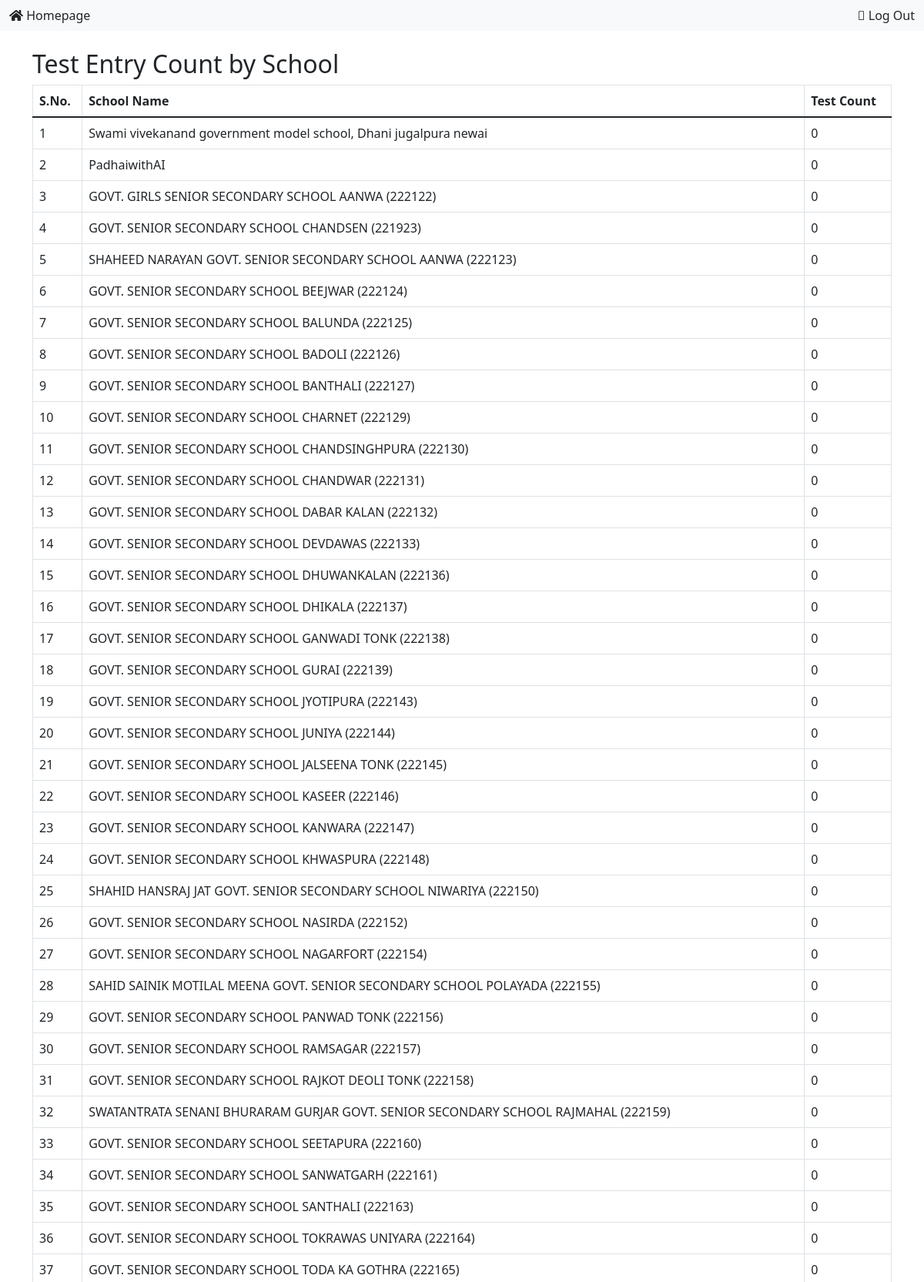
The app's page /report/schools-with-test-counts/ (signed in, upper part) with its own data.
### school_app/models.py (models this page shows, shortened)
class School(models.Model):
    name = models.CharField(max_length=100)
    admin = models.OneToOneField(CustomUser, on_delete=models.CASCADE, related_name='administered_school')
    created_by = models.ForeignKey(CustomUser, on_delete=models.CASCADE, related_name='created_schools', null=True)
    created_at = models.DateTimeField(auto_now_add=True)

### school_app/views.py (the view)
# urls.py: path('report/schools-with-test-counts/', views.schools_with_test_counts, name='schools_with_test_counts'),
@login_required
def schools_with_test_counts(request):
    schools = School.objects.annotate(test_count=Count('student__marks__test')).order_by('-test_count')
    context = {'schools': schools}
    return render(request, 'schools_with_test_counts.html', context)

### school_app/templates/schools_with_test_counts.html (shortened to what this page needs)
{% extends 'school_app/base.html' %}
{% block content %}
<h2>Test Entry Count by School</h2>
<table class="table table-bordered">
  <thead>
    <tr>
      <th>S.No.</th>
      <th>School Name</th>
      <th>Test Count</th>
    </tr>
  </thead>
  <tbody>
    {% for school in schools %}
      <tr>
        <td>{{ forloop.counter }}</td>
        <td>{{ school.name }}</td>
        <td>{{ school.test_count }}</td>
      </tr>
    {% empty %}
      <tr>
        <td colspan="2">No schools with test entries found.</td>
      </tr>
    {% endfor %}
  </tbody>
</table>
{% endblock %}

### records on screen
School: name "Swami vivekanand government model school, Dhani jugalpura newai", test_count "0"
School: name "PadhaiwithAI", test_count "0"
School: name "GOVT. GIRLS SENIOR SECONDARY SCHOOL AANWA (222122)", test_count "0"
School: name "GOVT. SENIOR SECONDARY SCHOOL CHANDSEN (221923)", test_count "0"
School: name "SHAHEED NARAYAN GOVT. SENIOR SECONDARY SCHOOL AANWA (222123)", test_count "0"
School: name "GOVT. SENIOR SECONDARY SCHOOL BEEJWAR (222124)", test_count "0"
School: name "GOVT. SENIOR SECONDARY SCHOOL BALUNDA (222125)", test_count "0"
School: name "GOVT. SENIOR SECONDARY SCHOOL BADOLI (222126)", test_count "0"
School: name "GOVT. SENIOR SECONDARY SCHOOL BANTHALI (222127)", test_count "0"
School: name "GOVT. SENIOR SECONDARY SCHOOL CHARNET (222129)", test_count "0"
School: name "GOVT. SENIOR SECONDARY SCHOOL CHANDSINGHPURA (222130)", test_count "0"
School: name "GOVT. SENIOR SECONDARY SCHOOL CHANDWAR (222131)", test_count "0"
School: name "GOVT. SENIOR SECONDARY SCHOOL DABAR KALAN (222132)", test_count "0"
School: name "GOVT. SENIOR SECONDARY SCHOOL DEVDAWAS (222133)", test_count "0"
School: name "GOVT. SENIOR SECONDARY SCHOOL DHUWANKALAN (222136)", test_count "0"
School: name "GOVT. SENIOR SECONDARY SCHOOL DHIKALA (222137)", test_count "0"
School: name "GOVT. SENIOR SECONDARY SCHOOL GANWADI TONK (222138)", test_count "0"
School: name "GOVT. SENIOR SECONDARY SCHOOL GURAI (222139)", test_count "0"
School: name "GOVT. SENIOR SECONDARY SCHOOL JYOTIPURA (222143)", test_count "0"
School: name "GOVT. SENIOR SECONDARY SCHOOL JUNIYA (222144)", test_count "0"
School: name "GOVT. SENIOR SECONDARY SCHOOL JALSEENA TONK (222145)", test_count "0"
School: name "GOVT. SENIOR SECONDARY SCHOOL KASEER (222146)", test_count "0"
School: name "GOVT. SENIOR SECONDARY SCHOOL KANWARA (222147)", test_count "0"
School: name "GOVT. SENIOR SECONDARY SCHOOL KHWASPURA (222148)", test_count "0"
School: name "SHAHID HANSRAJ JAT GOVT. SENIOR SECONDARY SCHOOL NIWARIYA (222150)", test_count "0"
School: name "GOVT. SENIOR SECONDARY SCHOOL NASIRDA (222152)", test_count "0"
School: name "GOVT. SENIOR SECONDARY SCHOOL NAGARFORT (222154)", test_count "0"
School: name "SAHID SAINIK MOTILAL MEENA GOVT. SENIOR SECONDARY SCHOOL POLAYADA (222155)", test_count "0"
School: name "GOVT. SENIOR SECONDARY SCHOOL PANWAD TONK (222156)", test_count "0"
School: name "GOVT. SENIOR SECONDARY SCHOOL RAMSAGAR (222157)", test_count "0"
School: name "GOVT. SENIOR SECONDARY SCHOOL RAJKOT DEOLI TONK (222158)", test_count "0"
School: name "SWATANTRATA SENANI BHURARAM GURJAR GOVT. SENIOR SECONDARY SCHOOL RAJMAHAL (222159)", test_count "0"
School: name "GOVT. SENIOR SECONDARY SCHOOL SEETAPURA (222160)", test_count "0"
School: name "GOVT. SENIOR SECONDARY SCHOOL SANWATGARH (222161)", test_count "0"
School: name "GOVT. SENIOR SECONDARY SCHOOL SANTHALI (222163)", test_count "0"
School: name "GOVT. SENIOR SECONDARY SCHOOL TOKRAWAS UNIYARA (222164)", test_count "0"
School: name "GOVT. SENIOR SECONDARY SCHOOL TODA KA GOTHRA (222165)", test_count "0"
